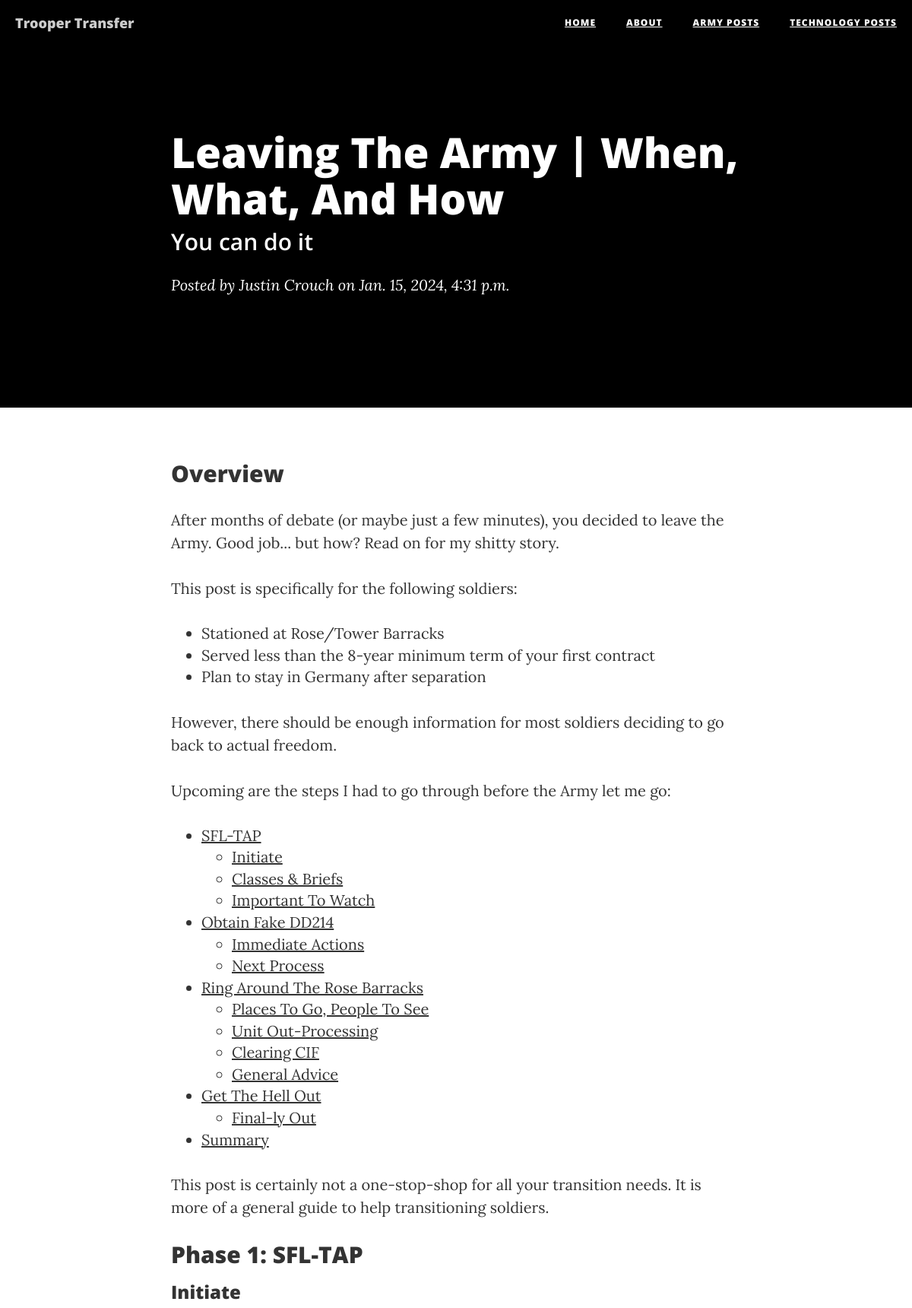
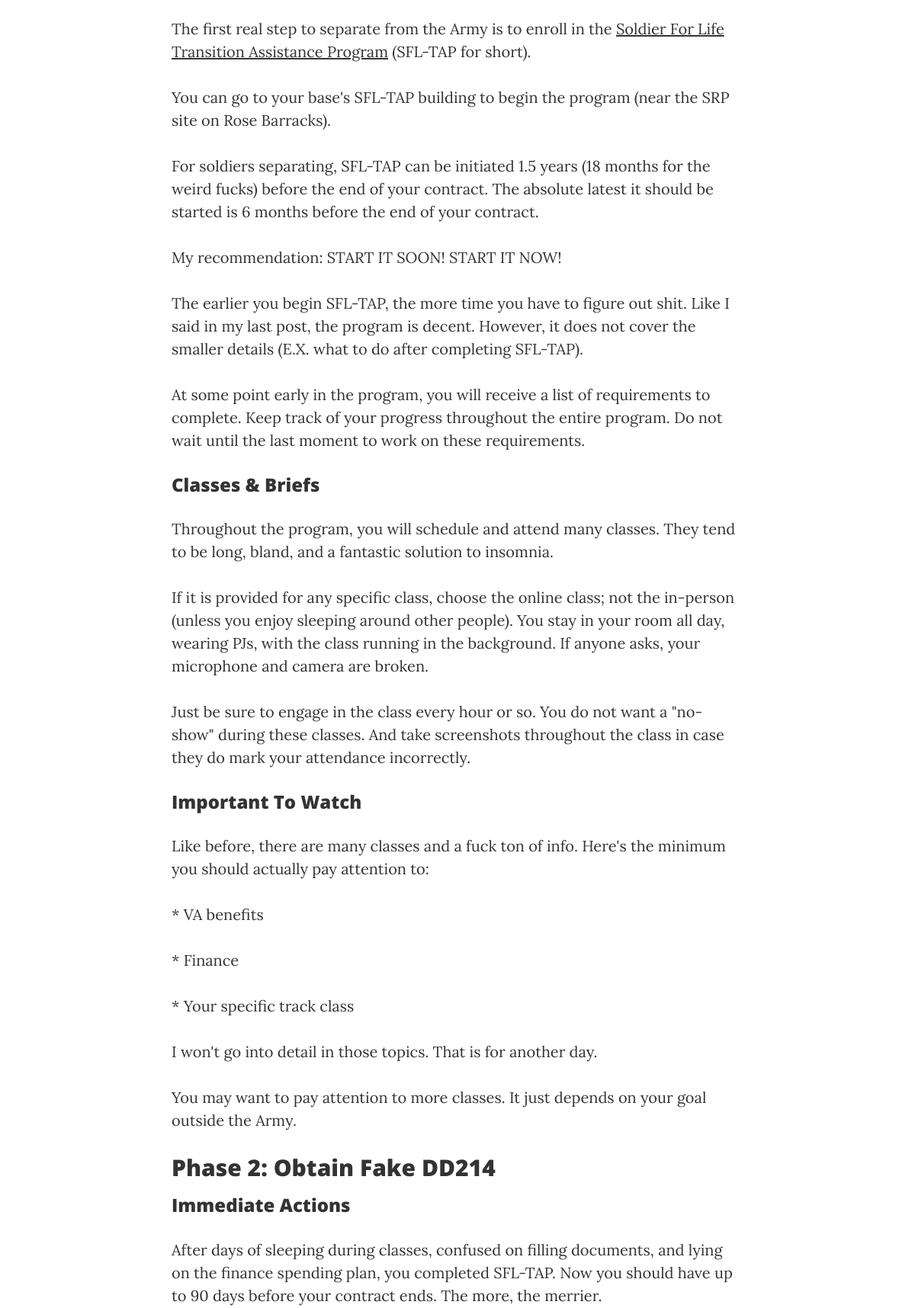
Page /leaving-the-army-when-what-and-how/ (upper part) on the committed database (2 pictures, top to bottom).
### api/models.py (models this page shows, shortened)
class Post(models.Model):
    title = models.CharField(max_length=200, unique=True)
    slug = models.SlugField(max_length=200, unique=True)
    subtitle = models.CharField(max_length=200)
    author = models.ForeignKey(User, on_delete= models.CASCADE, related_name='blog_posts')
    updated_on = models.DateTimeField(auto_now= True)
    content = models.TextField()
    created_on = models.DateTimeField(auto_now_add=True)
    status = models.IntegerField(choices=STATUS, default=0)
    thread = models.IntegerField(choices=THREAD, default=0)
    class Meta:
        ordering = ['-created_on']

### api/views.py (the view)
# urls.py: path('<slug:slug>/', views.PostDetail.as_view(), name='post_detail'),
class PostDetail(generic.DetailView):
	template_name = 'api/post.html'
	def get_queryset(self):
		if(self.request.user.groups.filter(name='Editor').exists()):
			return Post.objects.all()
		return Post.objects.filter(status=1)

### api/templates/api/post.html (shortened to what this page needs)
{% extends 'api/base.html' %}
{% block content %}
    <header class="intro-header" style="background-color: black">
        <div class="container">
            <div class="row">
                <div class="col-lg-8 col-lg-offset-2 col-md-10 col-md-offset-1">
                    <div class="post-heading">
                        <h1>{{ post.title }}</h1>
                        <h2 class="subheading">{{ post.subtitle }}</h2>
                        <span class="meta">Posted by <a href="#">{{ post.author.first_name }} {{ post.author.last_name }}</a> on {{ post.created_on }}</span>
                    </div>
                </div>
            </div>
        </div>
    </header>
    <article>
        <div class="container">
            <div class="row">
                <div class="col-lg-8 col-lg-offset-2 col-md-10 col-md-offset-1">
                    {{ post.content | safe }}
                </div>
            </div>
        </div>
    </article>
{% endblock content %}

### rows in the picture
Post: title "Leaving The Army | When, What, And How", subtitle "You can do it", author.first_name "Justin", author.last_name "Crouch", created_on "Jan. 15, 2024, 4:31 p.m.", content "Overview After months of debate (or maybe just a few minutes), you decided to leave the Army. Good job... but how? Read on for my shitty story. This post is specifically for the following soldiers: Stationed at Rose/Tower Barracks Served less than the 8-year minimum term of your first contract Plan to stay in Germany after separation However, there should be enough information for most soldiers deciding to go back to actual freedom. Upcoming are the steps I had to go through before the Army let me go: SFL-TAP Initiate Classes & Briefs Important To Watch Obtain Fake DD214 Immediate Actions Next Process Ring Around The Rose Barracks Places To Go, People To See Unit Out-Processing Clearing CIF…"
